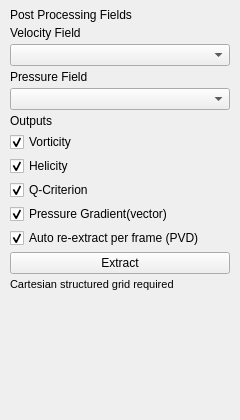
<?xml version="1.0" encoding="UTF-8"?>
<ui version="4.0">
 <class>PostprocPage</class>
 <widget class="QWidget" name="PostprocPage">
  <property name="geometry">
   <rect>
    <x>0</x>
    <y>0</y>
    <width>240</width>
    <height>420</height>
   </rect>
  </property>
  <layout class="QVBoxLayout" name="verticalLayout">
   <property name="spacing"><number>4</number></property>
   <property name="leftMargin"><number>10</number></property>
   <property name="topMargin"><number>8</number></property>
   <property name="rightMargin"><number>10</number></property>
   <property name="bottomMargin"><number>8</number></property>
   <item>
     <widget class="QLabel" name="titleHeader">
      <property name="text"><string>Post Processing Fields</string></property>
     </widget>
    </item>
    <item>
     <widget class="QWidget" name="optionsGroup" native="true">
      <layout class="QVBoxLayout" name="optionsLayout">
       <property name="spacing"><number>4</number></property>
       <property name="leftMargin"><number>0</number></property>
       <property name="topMargin"><number>0</number></property>
       <property name="rightMargin"><number>0</number></property>
       <property name="bottomMargin"><number>0</number></property>
       <item>
        <widget class="QLabel" name="velocityHeader"><property name="text"><string>Velocity Field</string></property></widget>
       </item>
       <item><widget class="QComboBox" name="velocityCombo"/></item>
       <item>
        <widget class="QLabel" name="pressureHeader"><property name="text"><string>Pressure Field</string></property></widget>
       </item>
       <item><widget class="QComboBox" name="pressureCombo"/></item>
       <item>
        <widget class="QLabel" name="outputsHeader"><property name="text"><string>Outputs</string></property></widget>
       </item>
       <item><widget class="QCheckBox" name="vorticityCb"><property name="text"><string>Vorticity</string></property><property name="checked"><bool>true</bool></property></widget></item>
       <item><widget class="QCheckBox" name="helicityCb"><property name="text"><string>Helicity</string></property><property name="checked"><bool>true</bool></property></widget></item>
       <item><widget class="QCheckBox" name="qCb"><property name="text"><string>Q-Criterion</string></property><property name="checked"><bool>true</bool></property></widget></item>
       <item><widget class="QCheckBox" name="gradPCb"><property name="text"><string>Pressure Gradient(vector)</string></property><property name="checked"><bool>true</bool></property></widget></item>
       <item><widget class="QCheckBox" name="autoCb"><property name="text"><string>Auto re-extract per frame (PVD)</string></property><property name="checked"><bool>true</bool></property></widget></item>
       <item><widget class="QPushButton" name="extractBtn"><property name="text"><string>Extract</string></property></widget></item>
       <item><widget class="QLabel" name="statusLabel"><property name="text"><string>Cartesian structured grid required</string></property><property name="wordWrap"><bool>true</bool></property><property name="styleSheet"><string notr="true">color: palette(placeholderText); font-size: 11px;</string></property></widget></item>
      </layout>
     </widget>
    </item>
   <item>
    <spacer name="bottomSpacer">
     <property name="orientation"><enum>Qt::Orientation::Vertical</enum></property>
     <property name="sizeHint" stdset="0"><size><width>20</width><height>20</height></size></property>
    </spacer>
   </item>
  </layout>
 </widget>
 <resources/>
 <connections/>
</ui>
